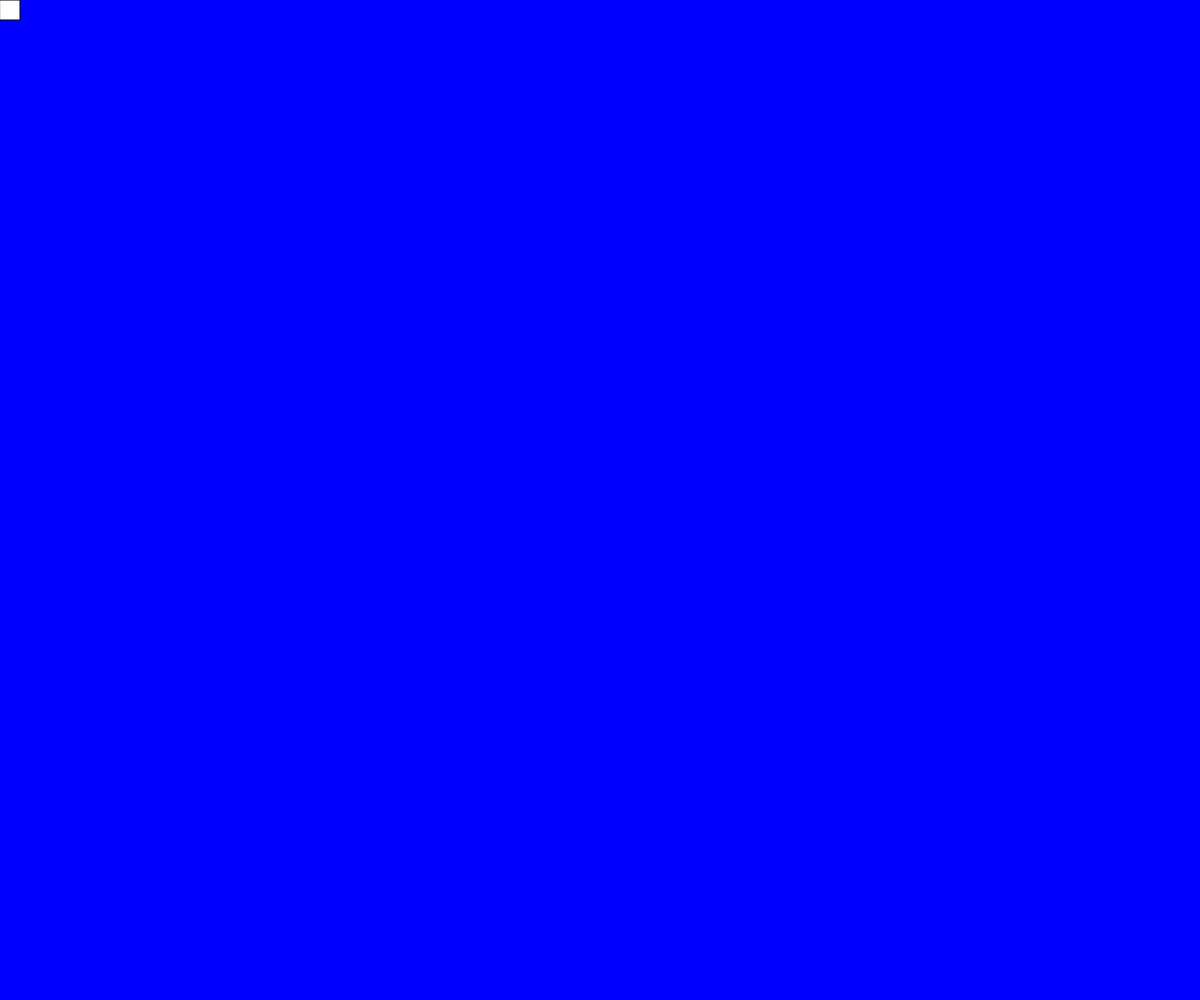
Frame 1 (no input)
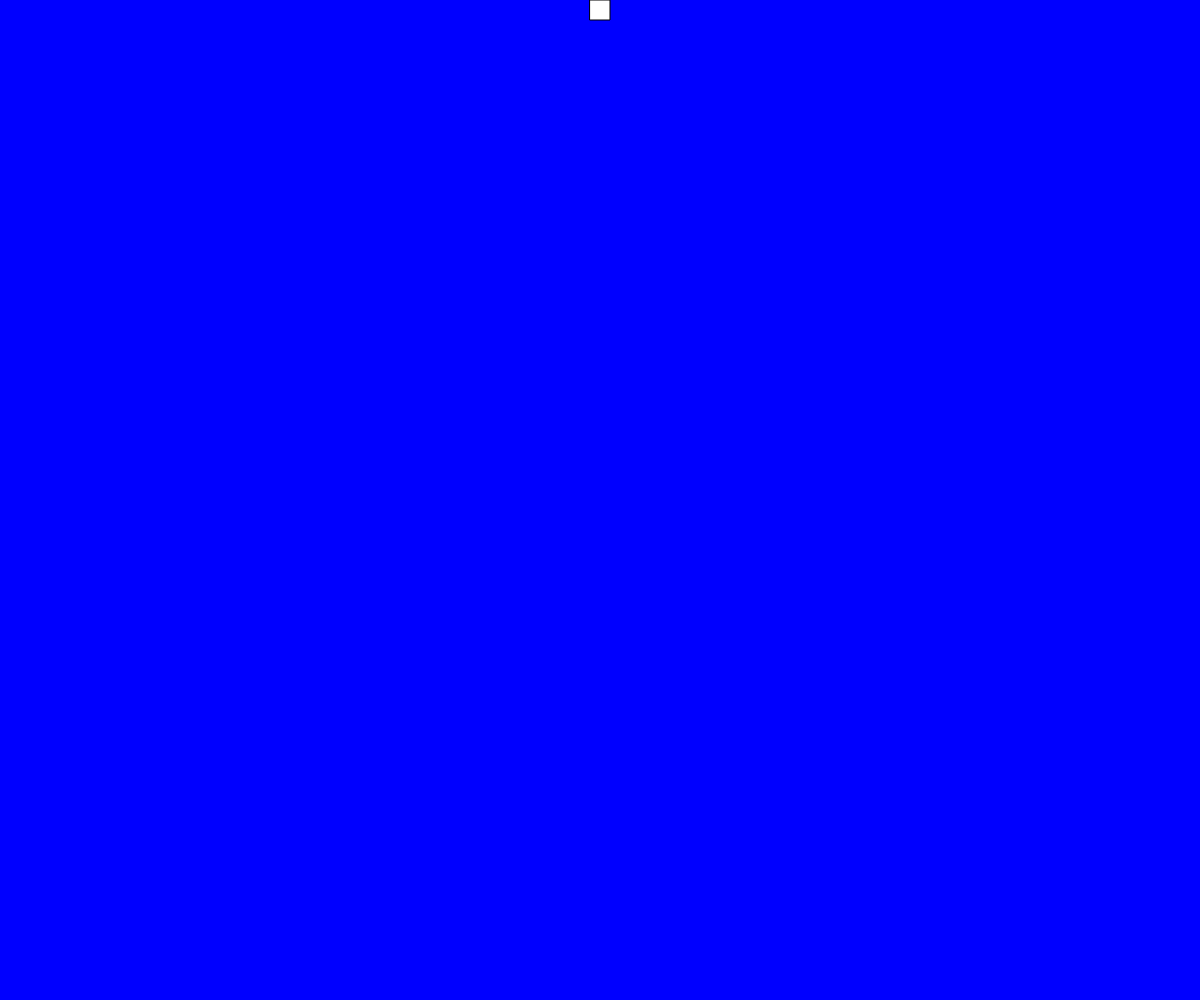
Frame 60 (no input)
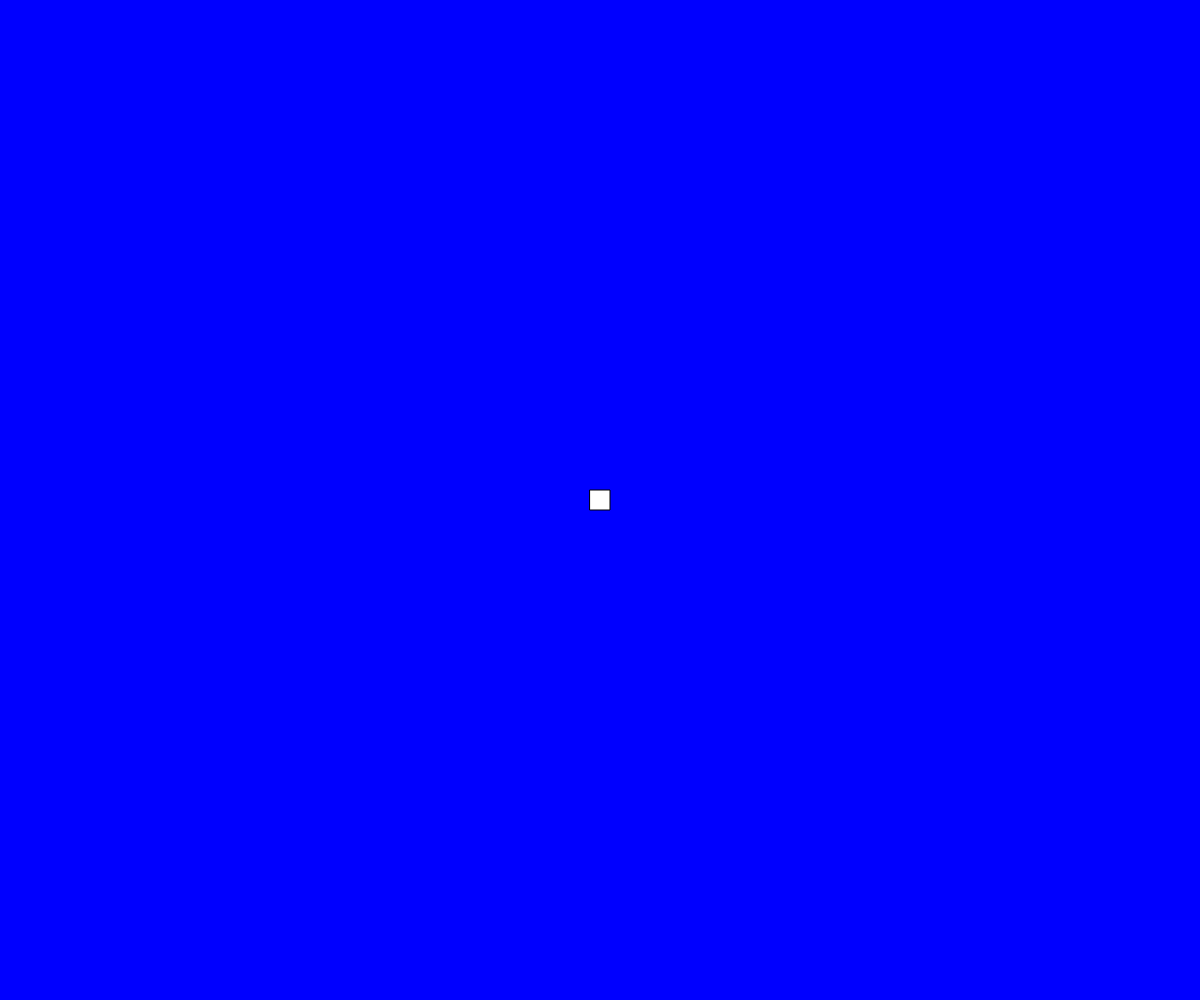
Frame 120 (the mouse pressed at the canvas centre since frame 60)

The p5.js sketch that drew these frames (run headless with seeded random() and noise() and a simulated clock; from frame 60 on, the mouse is pressed at the canvas centre):

// p5.js sketch
// ── sketch.js
// Project Title
// Your Name
// Date
//
// Extra for Experts:
// - describe what you did to take this project "above and beyond"

let axis = 0;//0 top, 1 right, 2 bottom, 3 left
let x = 0;
let y = 0;

function setup() {
  createCanvas(windowWidth, windowHeight);
  background(0);
}

function draw() {
  background(0,0,255);
  rect(x,y,20,20);
  if (axis === 0){
    x+=10;
    if (x >= windowWidth - x){
      axis = 1;
    }
  }
  if (axis === 1){
    y+=10;
    if (y >= windowHeight - y){
      axis = 2;
    }
  }
  if (axis === 2){
    x-=10;
    if (x <= windowWidth + x){
      axis = 3;
    }
  }
  if (axis === 3){
    y-=10;
    if (y <= windowHeight + y){
      axis = 0;
    }
  }
}
